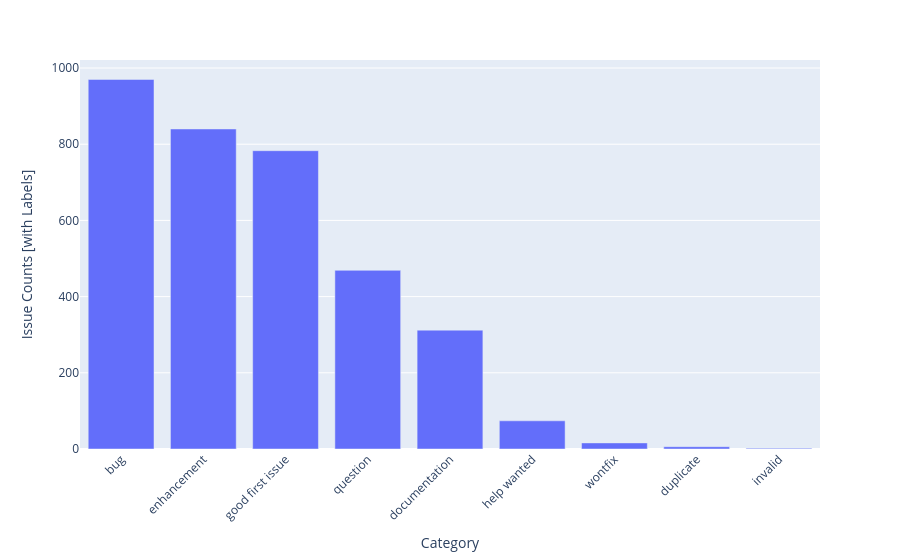

Source (notebook cell):
### Code cell
import plotly.express as px


# Function to get categories from labels
def get_categories_from_labels(labels):
    categories = set()
    for label in labels:
        if label in category_labels:
            categories.add(category_labels[label])
    if not categories:
        return pd.NA
    else:
        return categories.pop()


issues_file = f"{path_data}/issues.json"
df_issues = pd.read_json(issues_file, lines=True)

# Apply the function to the data
df_issues["category"] = df_issues["labels"].apply(get_categories_from_labels)

# Get the distribution of categories
category_distribution = df_issues["category"].value_counts().reset_index()

# Create bar chart using Plotly
fig = px.bar(category_distribution, x="category", y="count")

# Update layout for better readability
fig.update_layout(
    xaxis_tickangle=-45,
    xaxis_title="Category",
    yaxis_title="Issue Counts [with Labels]",
)

# Show the plot
fig.show()

### Figure 1 — Plotly figure (JSON) as saved in the notebook; plotly's stock layout.template omitted (floating-point values rounded to 4 significant figures)
{"data": [{"alignmentgroup": "True", "hovertemplate": "category=%{x}<br>count=%{y}<extra></extra>", "legendgroup": "", "marker": {"color": "#636efa", "pattern": {"shape": ""}}, "name": "", "offsetgroup": "", "orientation": "v", "showlegend": false, "textposition": "auto", "type": "bar", "x": ["bug", "enhancement", "good first issue", "question", "documentation", "help wanted", "wontfix", "duplicate", "invalid"], "xaxis": "x", "y": [970, 840, 783, 469, 312, 74, 16, 6, 2], "yaxis": "y"}], "layout": {"barmode": "relative", "legend": {"tracegroupgap": 0}, "margin": {"t": 60}, "xaxis": {"anchor": "y", "domain": [0, 1], "tickangle": -45, "title": {"text": "Category"}}, "yaxis": {"anchor": "x", "domain": [0, 1], "title": {"text": "Issue Counts [with Labels]"}}}}
